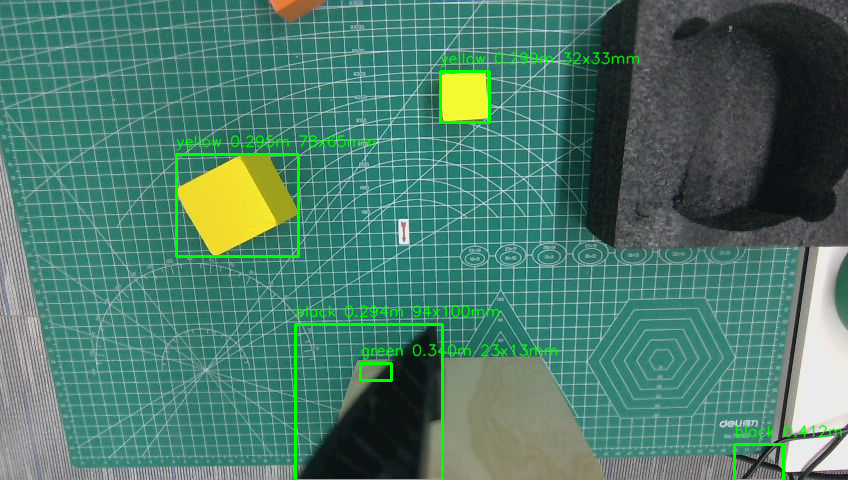
#> input picture skills/so101-depth-pick/calibration/current_detection.png, 848 x 480 px
$ python -i color_detector.py   (imports and definitions only)
#> lines starting #> are read from the running program, lines starting #| are printed output that depends on the picture; after the words box and inside, x2 and y2 are one past the last pixel; in counts of white or black regions, pixels touching at a corner belong together
#> further down, picture is the input picture: shape (480, 848, 3); mean B, G, R 106.6, 121.9, 75.5
from __future__ import annotations

from .depth_geometry import Detection2D


HSV_RANGES = {
    "yellow": [((18, 70, 70), (38, 255, 255))],
    "green": [((38, 50, 40), (90, 255, 255))],
    "blue": [((90, 50, 40), (130, 255, 255))],
    "red": [((0, 70, 50), (10, 255, 255)), ((170, 70, 50), (180, 255, 255))],
    "black": [((0, 0, 0), (180, 255, 80))],
}


def detect_colored_objects(
    frame_bgr,
    *,
    colors: list[str] | None = None,
    category: str = "cube",
    min_area_px: int = 120,
) -> list[Detection2D]:
#> called with category = 'cube', min_area_px = 120
    import cv2
    import numpy as np

    hsv = cv2.cvtColor(frame_bgr, cv2.COLOR_BGR2HSV)
#> hsv: shape (480, 848, 3); mean H, S, V 83.9, 105.7, 122.9
    requested = colors or list(HSV_RANGES)
    detections: list[Detection2D] = []

    for color in requested:
        ranges = HSV_RANGES.get(color)
        if not ranges:
            continue
        mask = None
        for lower, upper in ranges:
            part = cv2.inRange(hsv, np.array(lower, dtype=np.uint8), np.array(upper, dtype=np.uint8))
            mask = part if mask is None else cv2.bitwise_or(mask, part)
        kernel = np.ones((3, 3), np.uint8)
        mask = cv2.morphologyEx(mask, cv2.MORPH_OPEN, kernel)
        mask = cv2.morphologyEx(mask, cv2.MORPH_CLOSE, kernel)
        contours, _ = cv2.findContours(mask, cv2.RETR_EXTERNAL, cv2.CHAIN_APPROX_SIMPLE)
        for contour in contours:
            area = cv2.contourArea(contour)
            if area < min_area_px:
                continue
            x, y, w, h = cv2.boundingRect(contour)
            object_mask = np.zeros(mask.shape, dtype=np.uint8)
            cv2.drawContours(object_mask, [contour], contourIdx=-1, color=255, thickness=-1)
            detections.append(
                Detection2D(
                    category=category,
                    color=color,
                    bbox=(int(x), int(y), int(w), int(h)),
                    confidence=min(1.0, float(area) / max(float(w * h), 1.0)),
                    mask=object_mask,
                )
            )
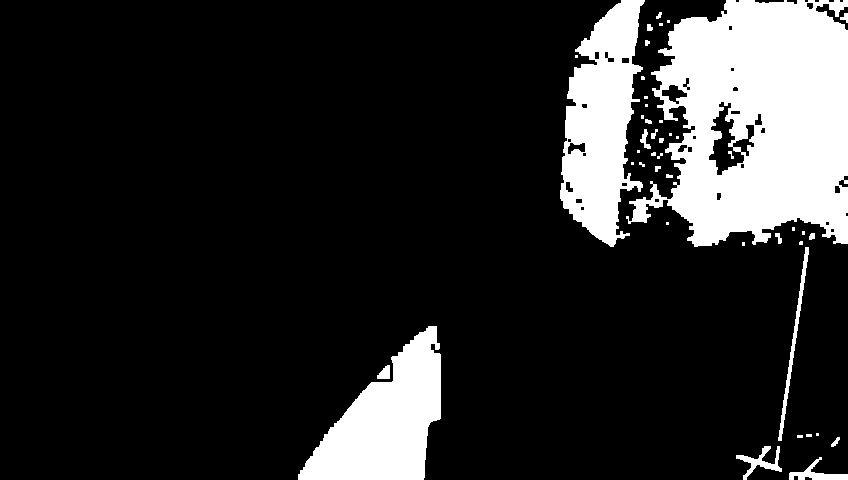
#> mask: shape (480, 848); 16.1% white; 44 white regions (23 under 20 px), largest, box (x1, y1, x2, y2) and area: (626, 0, 848, 247) 38159, (560, 0, 645, 247) 12787, (298, 326, 441, 480) 11970
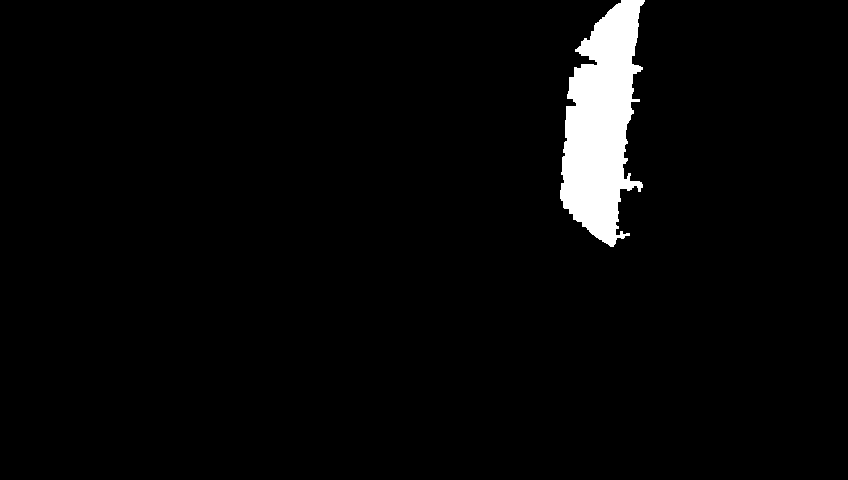
#> object_mask: shape (480, 848); 3.2% white; 1 white region, box (x1, y1, x2, y2) and area: (560, 0, 645, 247) 13140
#> after the loop, detections = 10 items
    return detections

>>> import cv2
>>> picture = cv2.imread('../../skills/so101-depth-pick/calibration/current_detection.png')
>>> result = detect_colored_objects(picture)
#> result = 10 items
